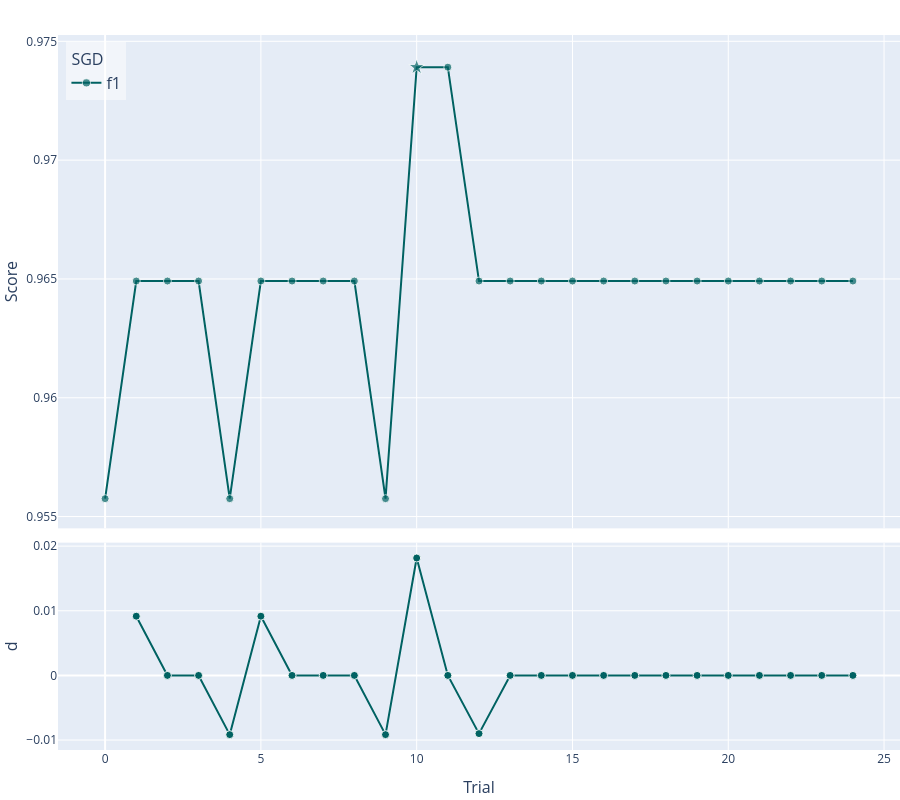

The notebook cell this image was saved under:
### Markdown cell above
## Analisar os resultados

### Code cell
experionml.plot_trials()

### Figure 1 — Plotly figure (JSON) as saved in the notebook; plotly's stock layout.template omitted (floating-point values rounded to 4 significant figures)
{"data": [{"legendgroup": "SGD", "legendgrouptitle": {"font": {"size": 16}, "text": "SGD"}, "line": {"color": "rgb(0, 98, 98)", "dash": "solid", "width": 2}, "marker": {"color": "rgb(0, 98, 98)", "line": {"color": "rgba(255, 255, 255, 0.9)", "width": 1}, "size": [8, 8, 8, 8, 8, 8, 8, 8, 8, 8, 12.0, 8, 8, 8, 8, 8, 8, 8, 8, 8, 8, 8, 8, 8, 8], "symbol": ["circle", "circle", "circle", "circle", "circle", "circle", "circle", "circle", "circle", "circle", "star", "circle", "circle", "circle", "circle", "circle", "circle", "circle", "circle", "circle", "circle", "circle", "circle", "circle", "circle"]}, "mode": "lines+markers", "name": "f1", "showlegend": true, "type": "scatter", "x": [0, 1, 2, 3, 4, 5, 6, 7, 8, 9, 10, 11, 12, 13, 14, 15, 16, 17, 18, 19, 20, 21, 22, 23, 24], "xaxis": "x2", "y": [0.9558, 0.9649, 0.9649, 0.9649, 0.9558, 0.9649, 0.9649, 0.9649, 0.9649, 0.9558, 0.9739, 0.9739, 0.9649, 0.9649, 0.9649, 0.9649, 0.9649, 0.9649, 0.9649, 0.9649, 0.9649, 0.9649, 0.9649, 0.9649, 0.9649], "yaxis": "y"}, {"hovertemplate": "(%{x}, %{y})<extra>SGD - f1</extra>", "legendgroup": "SGD", "legendgrouptitle": {"font": {"size": 16}, "text": "SGD"}, "line": {"color": "rgb(0, 98, 98)", "dash": "solid", "width": 2}, "marker": {"color": "rgb(0, 98, 98)", "line": {"color": "rgba(255, 255, 255, 0.9)", "width": 1}, "size": 8, "symbol": "circle"}, "mode": "lines+markers", "name": "f1", "showlegend": false, "type": "scatter", "x": [0, 1, 2, 3, 4, 5, 6, 7, 8, 9, 10, 11, 12, 13, 14, 15, 16, 17, 18, 19, 20, 21, 22, 23, 24], "xaxis": "x2", "y": [NaN, 0.00916, 0.0, 0.0, -0.00916, 0.00916, 0.0, 0.0, 0.0, -0.00916, 0.01816, 0.0, -0.009001, 0.0, 0.0, 0.0, 0.0, 0.0, 0.0, 0.0, 0.0, 0.0, 0.0, 0.0, 0.0], "yaxis": "y2"}], "layout": {"font": {"size": 12}, "height": 800, "hoverlabel": {"font": {"size": 16}}, "hovermode": "x unified", "legend": {"bgcolor": "rgba(255, 255, 255, 0.5)", "font": {"size": 16}, "groupclick": "togglegroup", "traceorder": "grouped", "x": 0.01, "xanchor": "left", "y": 0.99, "yanchor": "top"}, "margin": {"b": 50, "l": 50, "pad": 0, "r": 0, "t": 35}, "showlegend": true, "title": {"font": {"size": 24}, "pad": {"b": 15, "t": 15}, "x": 0.5, "xanchor": "center", "xref": "paper", "y": 1, "yanchor": "top"}, "width": 900, "xaxis": {"anchor": "y", "automargin": true, "domain": [0.0, 1.0], "showticklabels": false, "title": {"font": {"size": 16}}}, "xaxis2": {"anchor": "y2", "automargin": true, "domain": [0.0, 1.0], "title": {"font": {"size": 16}, "text": "Trial"}}, "yaxis": {"anchor": "x2", "automargin": true, "domain": [0.31, 1.0], "title": {"font": {"size": 16}, "text": "Score"}}, "yaxis2": {"anchor": "x2", "automargin": true, "domain": [0.0, 0.29], "title": {"font": {"size": 16}, "text": "d"}}}}
